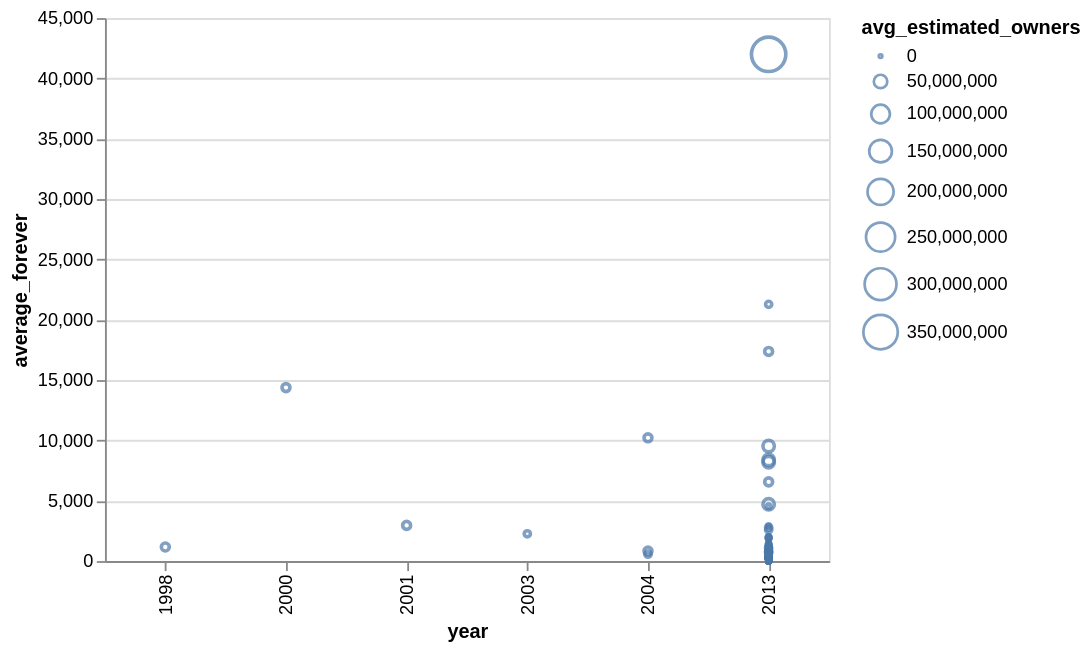

Vega-Lite specification for this chart:
### Vega-Lite specification from a JSON file in a GitHub repository (floating-point values rounded to 4 significant figures; data arrays with more than 128 entries replaced by an {"elided": "..."} marker saying what was removed)
{"config": {"view": {"continuousWidth": 300, "continuousHeight": 300}}, "data": {"name": "data-ecd11a2391867464a52fa0f69efde201"}, "mark": {"type": "point"}, "encoding": {"size": {"field": "avg_estimated_owners", "type": "quantitative"}, "tooltip": [{"field": "name", "type": "nominal"}, {"field": "average_forever", "type": "quantitative"}, {"field": "avg_estimated_owners", "type": "quantitative"}], "x": {"field": "year", "type": "ordinal"}, "y": {"field": "average_forever", "type": "quantitative"}}, "transform": [{"filter": {"field": "year", "oneOf": [1998, 2000, 2001, 2003, 2004, 2013]}}], "width": 400, "$schema": "https://vega.github.io/schema/vega-lite/v5.20.1.json", "datasets": {"data-ecd11a2391867464a52fa0f69efde201": {"elided": "4703 records"}}}
